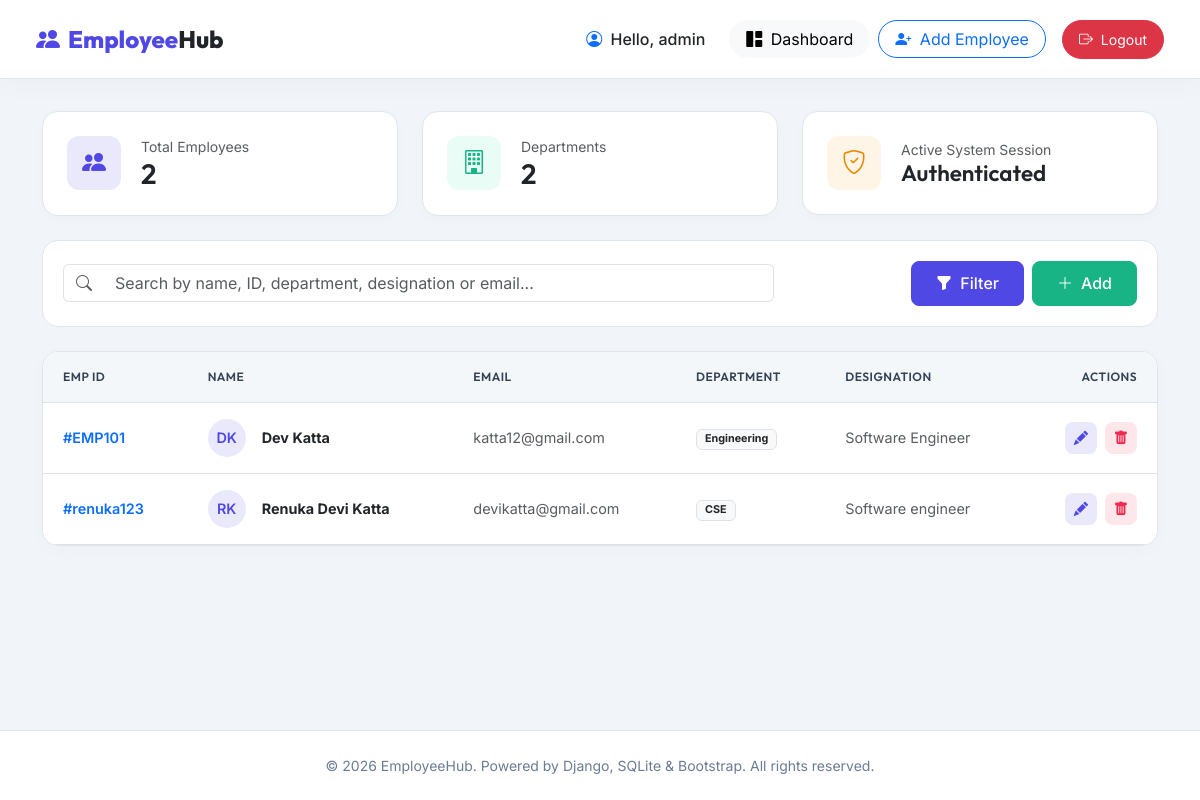
The page /dashboard/ (signed in) on the database its author committed.
### employee/models.py (models this page shows, shortened)
class Employee(models.Model):
    emp_id = models.CharField(max_length=10, unique=True)
    first_name = models.CharField(max_length=50)
    last_name = models.CharField(max_length=50)
    email = models.EmailField(unique=True)
    department = models.CharField(max_length=50)
    designation = models.CharField(max_length=50)

### employee/views.py (the view)
# urls.py: path('dashboard/', views.dashboard, name='dashboard'),
@login_required(login_url='login')
def dashboard(request):
    search_query = request.GET.get('search', '').strip()
    if search_query:
        employees = Employee.objects.filter(
            Q(emp_id__icontains=search_query) |
            Q(first_name__icontains=search_query) |
            Q(last_name__icontains=search_query) |
            Q(email__icontains=search_query) |
            Q(department__icontains=search_query) |
            Q(designation__icontains=search_query)
        )
    else:
        employees = Employee.objects.all()
    total_count = Employee.objects.count()
    dept_count = Employee.objects.values('department').distinct().count()
    context = {
        'employees': employees,
        'total_count': total_count,
        'dept_count': dept_count,
        'search_query': search_query,
    }
    return render(request, 'employee/dashboard.html', context)

### employee/templates/employee/dashboard.html (shortened to what this page needs)
{% extends 'employee/base.html' %}
{% block content %}
<div class="row g-4 mb-4">
    <div class="col-12 col-sm-6 col-md-4">
        <div class="stats-card">
            <div class="stats-icon stats-icon-primary">
                <i class="bi bi-people-fill"></i>
            </div>
            <div>
                <p class="text-muted mb-0 small">Total Employees</p>
                <h3 class="mb-0 text-dark">{{ total_count }}</h3>
            </div>
        </div>
    </div>
    <div class="col-12 col-sm-6 col-md-4">
        <div class="stats-card">
            <div class="stats-icon stats-icon-success">
                <i class="bi bi-building"></i>
            </div>
            <div>
                <p class="text-muted mb-0 small">Departments</p>
                <h3 class="mb-0 text-dark">{{ dept_count }}</h3>
            </div>
        </div>
    </div>
    <div class="col-12 col-sm-6 col-md-4">
        <div class="stats-card">
            <div class="stats-icon stats-icon-warning">
                <i class="bi bi-shield-check"></i>
            </div>
            <div>
                <p class="text-muted mb-0 small">Active System Session</p>
                <h3 class="mb-0 text-dark" style="font-size: 1.4rem;">Authenticated</h3>
            </div>
        </div>
    </div>
</div>
<div class="search-card">
    <form method="get" action="{% url 'dashboard' %}" class="row g-3 align-items-center">
        <div class="col-12 col-md-6 col-lg-8">
            <div class="input-group">
                <span class="input-group-text bg-white border-end-0 text-muted"><i class="bi bi-search"></i></span>
                <input type="text" name="search" class="form-control border-start-0" placeholder="Search by name, ID, department, designation or email..." value="{{ search_query }}">
            </div>
        </div>
        <div class="col-12 col-md-6 col-lg-4 d-flex gap-2 justify-content-md-end">
            <button type="submit" class="btn btn-primary-custom px-4"><i class="bi bi-funnel-fill me-1"></i> Filter</button>
            <a href="{% url 'add' %}" class="btn btn-success px-4 text-white" style="background-color: var(--accent-success); border-color: var(--accent-success); font-weight: 500; border-radius: 0.5rem; display: flex; align-items: center; gap: 0.5rem;"><i class="bi bi-plus-lg"></i> Add</a>
        </div>
    </form>
</div>
<div class="employee-table">
    <div class="table-responsive">
        <table class="table mb-0 align-middle">
            <thead>
                <tr>
                    <th>Emp ID</th>
                    <th>Name</th>
                    <th>Email</th>
                    <th>Department</th>
                    <th>Designation</th>
                    <th class="text-end">Actions</th>
                </tr>
            </thead>
            <tbody>
                {% for emp in employees %}
                <tr>
                    <td class="fw-semibold text-primary">#{{ emp.emp_id }}</td>
                    <td>
                        <div class="d-flex align-items-center gap-3">
                            <div class="emp-avatar">
                                {{ emp.first_name|slice:":1" }}{{ emp.last_name|slice:":1" }}
                            </div>
                            <div>
                                <span class="fw-bold d-block text-dark">{{ emp.first_name }} {{ emp.last_name }}</span>
                            </div>
                        </div>
                    </td>
                    <td><a href="mailto:{{ emp.email }}" class="text-decoration-none text-muted">{{ emp.email }}</a></td>
                    <td><span class="badge bg-light text-dark border px-2 py-1">{{ emp.department }}</span></td>
                    <td class="text-muted">{{ emp.designation }}</td>
                    <td class="text-end">
                        <div class="d-flex gap-2 justify-content-end">
                            <a href="{% url 'update' emp.pk %}" class="action-btn action-btn-edit" title="Edit Employee">
                                <i class="bi bi-pencil-fill"></i>
                            </a>
                            <a href="{% url 'delete' emp.pk %}" class="action-btn action-btn-delete" title="Delete Employee">
                                <i class="bi bi-trash-fill"></i>
                            </a>
                        </div>
                    </td>
                </tr>
                {% endfor %}
            </tbody>
        </table>
    </div>
</div>
{% endblock %}

### employee/templates/employee/base.html (shortened to what this page needs)
<!DOCTYPE html>
<html lang="en">
<head>
    <link href="https://cdn.jsdelivr.net/npm/bootstrap@5.3.2/dist/css/bootstrap.min.css" rel="stylesheet">
    <link href="https://cdn.jsdelivr.net/npm/bootstrap-icons@1.11.1/font/bootstrap-icons.css" rel="stylesheet">
</head>
<body>
    {% if user.is_authenticated %}
    <nav class="navbar navbar-expand-lg navbar-custom sticky-top">
        <div class="container-fluid">
            <a class="navbar-brand navbar-brand-custom" href="{% url 'dashboard' %}">
                <i class="bi bi-people-fill"></i>
                <span>Employee<span class="text-dark">Hub</span></span>
            </a>
            <div class="collapse navbar-collapse" id="navbarNav">
                <ul class="navbar-nav ms-auto align-items-center gap-2 mt-3 mt-lg-0">
                    <li class="nav-item">
                        <span class="nav-link text-dark fw-medium pe-3">
                            <i class="bi bi-person-circle me-1 text-primary"></i> Hello, {{ user.username }}
                        </span>
                    </li>
                    <li class="nav-item">
                        <a href="{% url 'dashboard' %}" class="btn btn-light rounded-pill px-3">
                            <i class="bi bi-grid-1x2-fill me-1"></i> Dashboard
                        </a>
                    </li>
                    <li class="nav-item">
                        <a href="{% url 'add' %}" class="btn btn-outline-primary rounded-pill px-3">
                            <i class="bi bi-person-plus-fill me-1"></i> Add Employee
                        </a>
                    </li>
                    <li class="nav-item ms-lg-2">
                        <form method="post" action="{% url 'logout' %}" class="d-inline">
                            <button type="submit" class="btn btn-danger btn-sm rounded-pill px-3 py-2">
                                <i class="bi bi-box-arrow-right me-1"></i> Logout
                            </button>
                        </form>
                    </li>
                </ul>
            </div>
        </div>
    </nav>
    {% endif %}
    <div class="container py-4 my-2">
        {% block content %}{% endblock %}
    </div>
    <footer>
        <div class="container text-center">
            <p class="mb-0">&copy; 2026 EmployeeHub. Powered by Django, SQLite & Bootstrap. All rights reserved.</p>
        </div>
    </footer>
</body>
</html>

### employee/templates/employee/base.html (style rules this page uses)
:root { --primary-color: hsl(243, 75%, 59%); --primary-hover: hsl(243, 75%, 50%); --primary-light: hsl(243, 75%, 95%); --secondary-color: hsl(215, 25%, 27%); --accent-success: hsl(162, 76%, 40%); --accent-danger: hsl(349, 86%, 55%); --bg-color: hsl(210, 40%, 96%); --card-bg: #ffffff; --text-main: hsl(215, 25%, 15%); --text-muted: hsl(215, 15%, 50%); --border-color: hsl(210, 30%, 90%); }
body { font-family: 'Inter', sans-serif; background-color: var(--bg-color); color: var(--text-main); min-height: 100vh; display: flex; flex-direction: column; }
h1, h2, h3, h4, h5, h6 { font-family: 'Outfit', sans-serif; font-weight: 600; }
.navbar-custom { background-color: var(--card-bg); border-bottom: 1px solid var(--border-color); padding: 1rem 1.5rem; box-shadow: 0 4px 30px rgba(0, 0, 0, 0.03); }
.navbar-brand-custom { font-family: 'Outfit', sans-serif; font-weight: 800; font-size: 1.5rem; color: var(--primary-color) !important; display: flex; align-items: center; gap: 0.5rem; }
.btn-primary-custom { background-color: var(--primary-color); border-color: var(--primary-color); color: #fff; font-weight: 500; border-radius: 0.5rem; padding: 0.6rem 1.5rem; transition: all 0.2s ease; }
footer { margin-top: auto; background-color: var(--card-bg); border-top: 1px solid var(--border-color); padding: 1.5rem 0; color: var(--text-muted); font-size: 0.875rem; }

### employee/templates/employee/dashboard.html (style rules this page uses)
.stats-card { border-radius: 1rem; padding: 1.5rem; display: flex; align-items: center; gap: 1.25rem; background-color: var(--card-bg); border: 1px solid var(--border-color); box-shadow: 0 4px 15px rgba(0, 0, 0, 0.02); }
.stats-icon { width: 54px; height: 54px; border-radius: 0.75rem; display: flex; align-items: center; justify-content: center; font-size: 1.5rem; }
.stats-icon-primary { background-color: var(--primary-light); color: var(--primary-color); }
.stats-icon-success { background-color: hsl(162, 76%, 95%); color: var(--accent-success); }
.stats-icon-warning { background-color: hsl(36, 100%, 95%); color: hsl(36, 100%, 45%); }
.search-card { border-radius: 1rem; background-color: var(--card-bg); border: 1px solid var(--border-color); padding: 1.25rem; margin-bottom: 1.5rem; }
.employee-table { background-color: var(--card-bg); border-radius: 1rem; overflow: hidden; border: 1px solid var(--border-color); box-shadow: 0 4px 20px rgba(0, 0, 0, 0.02); }
.table th { font-family: 'Outfit', sans-serif; background-color: hsl(210, 40%, 97%); color: var(--secondary-color); font-weight: 600; text-transform: uppercase; font-size: 0.75rem; letter-spacing: 0.5px; padding: 1rem 1.25rem; }
.table td { padding: 1rem 1.25rem; vertical-align: middle; font-size: 0.9rem; }
.table tr { transition: background-color 0.2s ease; }
.emp-avatar { width: 38px; height: 38px; border-radius: 50%; background-color: var(--primary-light); color: var(--primary-color); display: flex; align-items: center; justify-content: center; font-weight: 600; font-size: 0.9rem; }
.action-btn { width: 32px; height: 32px; border-radius: 0.5rem; display: inline-flex; align-items: center; justify-content: center; transition: all 0.2s; border: none; }
.action-btn-edit { background-color: var(--primary-light); color: var(--primary-color); }
.action-btn-delete { background-color: hsl(349, 86%, 95%); color: var(--accent-danger); }

### rows shown on the page
Employee: emp_id "EMP101", first_name "D", last_name "K", first_name "Dev", last_name "Katta", email "katta12@gmail.com", department "Engineering", designation "Software Engineer"
Employee: emp_id "renuka123", first_name "R", last_name "K", first_name "Renuka Devi", last_name "Katta", email "devikatta@gmail.com", department "CSE", designation "Software engineer"

### other values the page prints
{{ user.username }} "admin"
{{ total_count }} "2"
{{ dept_count }} "2"
